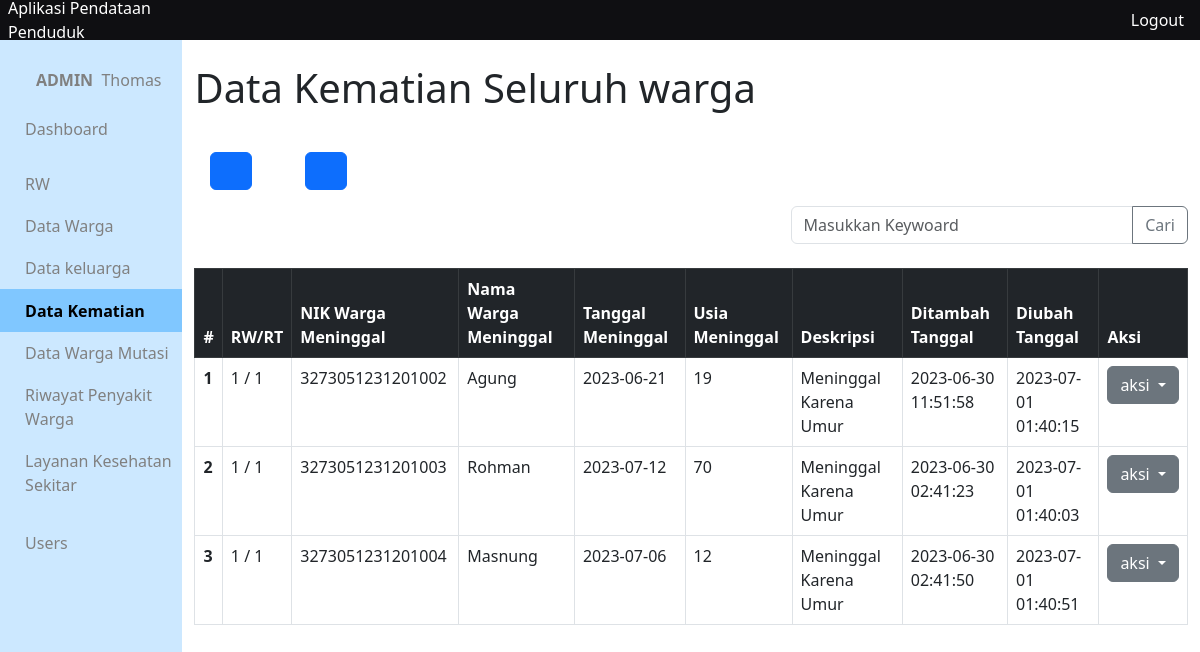
Page /app/views/kematian/index.php?keyword=3273051231201002 (signed in) on the committed database.
### tables this page shows
CREATE TABLE `kematian` (
  `id_kematian` int(10) NOT NULL,
  `rw_kematian` int(10) DEFAULT NULL,
  `rt_kematian` int(10) DEFAULT NULL,
  `nik_kematian` varchar(16) DEFAULT NULL,
  `tanggal_kematian` date DEFAULT NULL,
  `usia_kematian` int(3) DEFAULT NULL,
  `deskripsi_kematian` varchar(300) DEFAULT NULL,
  `created_at` timestamp NOT NULL DEFAULT current_timestamp(),
  `updated_at` timestamp NOT NULL DEFAULT current_timestamp()
);

CREATE TABLE `warga` (
  `nik_warga` varchar(16) NOT NULL,
  `no_kk` varchar(16) DEFAULT NULL,
  `status_kk` varchar(50) DEFAULT NULL,
  `nama_warga` varchar(300) DEFAULT NULL,
  `tempat_lahir` varchar(300) DEFAULT NULL,
  `tanggal_lahir` date DEFAULT NULL,
  `alamat_ktp` varchar(300) DEFAULT NULL,
  `alamat_tinggal` varchar(300) DEFAULT NULL,
  `no_rt` int(10) DEFAULT NULL,
  `no_rw` int(10) DEFAULT NULL,
  `agama` varchar(50) DEFAULT NULL,
  `pendidikan_terakhir` varchar(20) DEFAULT NULL,
  `pekerjaan` varchar(200) DEFAULT NULL,
  `jenis_kelamin` char(1) DEFAULT NULL,
  `status_perkawinan` varchar(15) DEFAULT NULL,
  `status_warga` varchar(10) DEFAULT NULL,
  `status_kehidupan` varchar(10) DEFAULT NULL,
  `kewarganegaraan` varchar(10) DEFAULT NULL,
  `gol_darah` char(2) DEFAULT NULL,
  `kontak` varchar(15) DEFAULT NULL,
  `id_adder` int(10) DEFAULT NULL,
  `id_updater` int(10) DEFAULT NULL,
  `created_at` timestamp NULL DEFAULT current_timestamp(),
  `updated_at` timestamp NULL DEFAULT current_timestamp()
);

### app/functions/kematian/function-crud.php (called while the page is built, shortened)
<?php
require_once __DIR__.'/../main-function.php';
function getAllKematian(){
	$query = "SELECT *, kematian.created_at as ditambah, kematian.updated_at as diubah
	FROM kematian INNER JOIN warga
	ON kematian.nik_kematian = warga.nik_warga";
	return query($query);
}
 ?>

### app/functions/main-function.php (called while the page is built, shortened)
<?php
$conn = mysqli_connect("localhost", "root", '', "data_penduduk");
function query($query)
{
	global $conn;
	$result = mysqli_query($conn, $query);
	$rows = [];
		while( $row = mysqli_fetch_assoc($result) ) {
			$rows[] = $row;
		}
	return $rows;
}

### app/views/kematian/index.php (the view, shortened to what this page needs)
<?php include_once '../layouts/header.php' ?>
<?php include_once '../layouts/side-bar.php' ?>
<?php include_once '../../functions/kematian/function-crud.php' ?>
<?php include_once '../../functions/warga/function-crud.php' ?>
<div class="container">
<?php $warga_mati = getAllKematian(); ?>
<h1 class="mt-4">Data Kematian Seluruh warga</h1>
<?php include_once '../layouts/menu.php' ?>
<?php include_once '../layouts/form-cari.php' ?>
<table class="table table-hover table-bordered mt-2">
  <thead>
    <tr class="table-dark">
      <th scope="col">#</th>
      <th scope="col">RW/RT</th>
      <th scope="col">NIK Warga Meninggal</th>
      <th scope="col">Nama Warga Meninggal</th>
      <th scope="col">Tanggal Meninggal</th>
      <th scope="col">Usia Meninggal</th>
      <th scope="col">Deskripsi</th>
      <th scope="col">Ditambah Tanggal</th>
      <th scope="col">Diubah Tanggal</th>
      <th scope="col">Aksi</th>
    </tr>
  </thead>
  <tbody>
  	<?php if (!empty($warga_mati)): ?>
  	<?php $no = 1; ?>
  	<?php foreach ($warga_mati as $w) { ?>
    <tr>
      <th scope="row"><?= $no++; ?></th>
      <td><?= $w['rw_kematian']  ?> / <?= $w['rt_kematian'] ?></td>
      <td><?= $w['nik_kematian']  ?></td>
      <td><?= $w['nama_warga']  ?></td>
      <td><?= $w['tanggal_kematian']  ?></td>
      <td><?= $w['usia_kematian']  ?></td>
      <td><?= $w['deskripsi_kematian']  ?></td>
      <td><?= $w['ditambah']  ?></td>
      <td>
      <?php if ($w['diubah'] == '0000-00-00 00:00:00'): ?>
  			<div class="badge bg-primary text-wrap mb-3"> Belum Pernah Ada Perubahan </div>
  	  <?php else : ?>
  			<?= $w['diubah']  ?>
  	  <?php endif; ?>
  	  </td>
      <td>
      	<div class="dropdown">
		  <button class="btn btn-secondary dropdown-toggle" type="button" data-bs-toggle="dropdown" aria-expanded="false">
		    aksi
		  </button>
		</div>
      </td>
    </tr>
    <?php } ?>
  	<?php else : ?>
  		<h1>Data Tidak Ditemukan</h1>
  	<?php endif ?>
</table>
</div>
<?php include_once '../layouts/footer.php' ?>

### app/css/colors.css (style rules this page uses)
:root { --pink: #ecc6b3; --docks: #42506B; --haze: #C6CEFF; --fairy: #45E3FF; --rang1: #CCE8FF; --rang2: #B3DDFF; --rang3: #99D2FF; --rang4: #80C7FF; }

### app/css/style.css (style rules this page uses)
* { margin: 0; padding: 0; }
body { width: 100vw; height: 100vh; }

### rows in the picture
kematian: rw_kematian "1", rt_kematian "1", nik_kematian "3273051231201002", nik_kematian.nama_warga "Agung", tanggal_kematian "2023-06-21", usia_kematian "19", deskripsi_kematian "Meninggal Karena Umur", created_at "2023-06-30 11:51:58", updated_at "2023-07-01 01:40:15"
kematian: rw_kematian "1", rt_kematian "1", nik_kematian "3273051231201003", nik_kematian.nama_warga "Rohman", tanggal_kematian "2023-07-12", usia_kematian "70", deskripsi_kematian "Meninggal Karena Umur", created_at "2023-06-30 02:41:23", updated_at "2023-07-01 01:40:03"
kematian: rw_kematian "1", rt_kematian "1", nik_kematian "3273051231201004", nik_kematian.nama_warga "Masnung", tanggal_kematian "2023-07-06", usia_kematian "12", deskripsi_kematian "Meninggal Karena Umur", created_at "2023-06-30 02:41:50", updated_at "2023-07-01 01:40:51"

### other values in the picture
$_SESSION['level'] "ADMIN"
$_SESSION['nama'] "Thomas"
